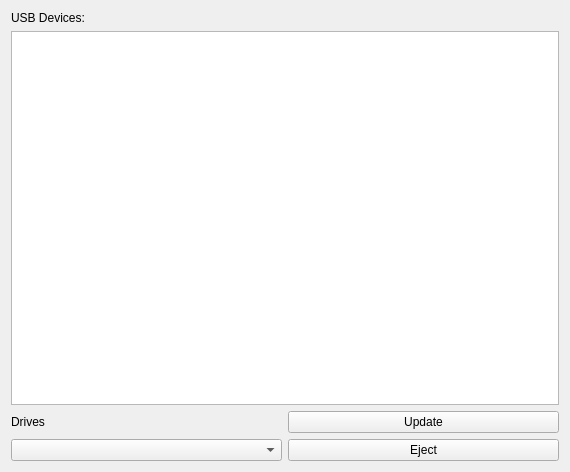
<?xml version="1.0" encoding="UTF-8"?>
<ui version="4.0">
 <class>MainWindow</class>
 <widget class="QMainWindow" name="MainWindow">
  <property name="geometry">
   <rect>
    <x>0</x>
    <y>0</y>
    <width>570</width>
    <height>472</height>
   </rect>
  </property>
  <property name="windowTitle">
   <string>USB Device Shower</string>
  </property>
  <property name="windowIcon">
   <iconset>
    <normaloff>C:/Users/Dmitry/Desktop/Костер_В_Горах.png</normaloff>C:/Users/Dmitry/Desktop/Костер_В_Горах.png</iconset>
  </property>
  <widget class="QWidget" name="centralWidget">
   <layout class="QGridLayout" name="gridLayout">
    <item row="0" column="0">
     <layout class="QVBoxLayout" name="verticalLayout">
      <item>
       <widget class="QLabel" name="label">
        <property name="text">
         <string>USB Devices:</string>
        </property>
       </widget>
      </item>
      <item>
       <widget class="QTextBrowser" name="infoBox"/>
      </item>
     </layout>
    </item>
    <item row="1" column="0">
     <layout class="QHBoxLayout" name="horizontalLayout">
      <item>
       <layout class="QVBoxLayout" name="verticalLayout_2">
        <item>
         <widget class="QLabel" name="label_2">
          <property name="text">
           <string>Drives</string>
          </property>
         </widget>
        </item>
        <item>
         <widget class="QComboBox" name="driversCombo"/>
        </item>
       </layout>
      </item>
      <item>
       <layout class="QVBoxLayout" name="verticalLayout_3">
        <item>
         <widget class="QPushButton" name="updateButton">
          <property name="maximumSize">
           <size>
            <width>16777215</width>
            <height>25</height>
           </size>
          </property>
          <property name="text">
           <string>Update</string>
          </property>
         </widget>
        </item>
        <item>
         <widget class="QPushButton" name="ejectButton">
          <property name="maximumSize">
           <size>
            <width>16777215</width>
            <height>25</height>
           </size>
          </property>
          <property name="text">
           <string>Eject</string>
          </property>
         </widget>
        </item>
       </layout>
      </item>
     </layout>
    </item>
   </layout>
  </widget>
 </widget>
 <layoutdefault spacing="6" margin="11"/>
 <resources/>
 <connections/>
</ui>
